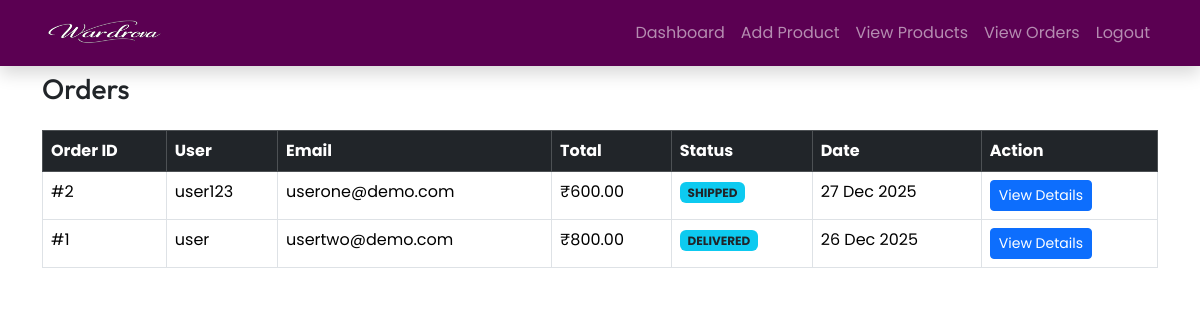
Screenshot of /admin/orders.php (signed in) with the database file from the repository.
### tables this page shows
CREATE TABLE `orders` (
  `id` int(11) NOT NULL,
  `user_id` int(11) NOT NULL,
  `total_amount` decimal(10,2) NOT NULL,
  `gst_amount` decimal(10,2) NOT NULL,
  `grand_total` decimal(10,2) NOT NULL,
  `status` varchar(20) DEFAULT 'placed',
  `created_at` timestamp NOT NULL DEFAULT current_timestamp()
);

CREATE TABLE `users` (
  `id` int(11) NOT NULL,
  `fname` varchar(255) NOT NULL,
  `lname` varchar(255) NOT NULL,
  `email` varchar(255) NOT NULL,
  `password` varchar(255) NOT NULL
);

### admin/orders.php (the view, shortened to what this page needs)
<?php
include 'includes/header.php';
$orders_q = mysqli_query(
    $conn,
    "SELECT
        o.id,
        o.total_amount,
        o.status,
        o.created_at,
        u.fname,
        u.email
     FROM orders o
     JOIN users u ON o.user_id = u.id
     ORDER BY o.id DESC"
);
?>
<div class="container py-5">
<h3 class="my-4">Orders</h3>
<table class="table table-bordered table-hover">
<thead class="table-dark">
<tr>
    <th>Order ID</th>
    <th>User</th>
    <th>Email</th>
    <th>Total</th>
    <th>Status</th>
    <th>Date</th>
    <th>Action</th>
</tr>
</thead>
<tbody>
<?php while ($order = mysqli_fetch_assoc($orders_q)) { ?>
<tr>
    <td>#<?= $order['id']; ?></td>
    <td><?= htmlspecialchars($order['fname']); ?></td>
    <td><?= htmlspecialchars($order['email']); ?></td>
    <td>₹<?= $order['total_amount']; ?></td>
    <td>
        <span class="badge bg-info text-dark">
            <?= strtoupper($order['status']); ?>
        </span>
    </td>
    <td><?= date('d M Y', strtotime($order['created_at'])); ?></td>
    <td>
        <a href="order_details.php?id=<?= $order['id']; ?>"
           class="btn btn-sm btn-primary">
           View Details
        </a>
    </td>
</tr>
<?php } ?>
</tbody>
</table>
</div>
<?php include 'includes/footer.php'; ?>

### assets/css/style.css (style rules this page uses)
* { margin: 0; padding: 0; box-sizing: border-box; font-family: "Poppins", sans-serif; }
:root { --primary-color: #ad109d; --secondary-color: #5b0052; --white-color: #fff; --gray-color: #ddd; --black-color: #000; --red-color: #dc3545; --add-cart-btn-clr: #470FF4; }
h1, h2, h3, h4, h5, h6 { font-family: "Outfit", sans-serif; }
a { text-decoration: none; }
.table-dark { background: var(--primary-color) !important; color: var(--white-color); }

### rows the page displays
orders: id "2", user.fname "user123", user.email "userone@demo.com", total_amount "600.00", status "SHIPPED", created_at "27 Dec 2025"
orders: id "1", user.fname "user", user.email "usertwo@demo.com", total_amount "800.00", status "DELIVERED", created_at "26 Dec 2025"
